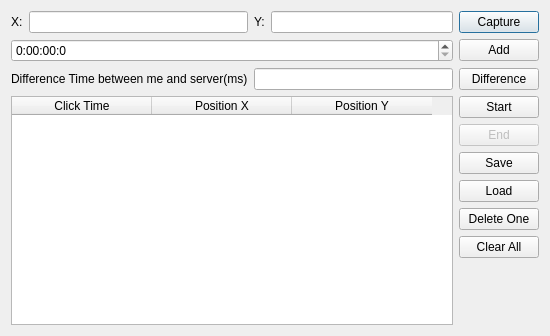
<?xml version="1.0" encoding="UTF-8"?>
<ui version="4.0">
 <class>Form</class>
 <widget class="QWidget" name="Form">
  <property name="geometry">
   <rect>
    <x>0</x>
    <y>0</y>
    <width>550</width>
    <height>336</height>
   </rect>
  </property>
  <property name="windowTitle">
   <string>AutoMouseClick</string>
  </property>
  <layout class="QGridLayout" name="gridLayout">
   <item row="3" column="0" colspan="2">
    <widget class="QLabel" name="label_3">
     <property name="text">
      <string>Difference Time between me and server(ms)</string>
     </property>
    </widget>
   </item>
   <item row="3" column="4">
    <widget class="QPushButton" name="pushButton_7">
     <property name="text">
      <string>Difference</string>
     </property>
    </widget>
   </item>
   <item row="3" column="2" colspan="2">
    <widget class="QLineEdit" name="lineEdit_3"/>
   </item>
   <item row="8" column="4">
    <widget class="QPushButton" name="pushButton_8">
     <property name="text">
      <string>Delete One</string>
     </property>
    </widget>
   </item>
   <item row="0" column="1">
    <widget class="QLineEdit" name="lineEdit"/>
   </item>
   <item row="2" column="4">
    <widget class="QPushButton" name="pushButton_2">
     <property name="text">
      <string>Add</string>
     </property>
    </widget>
   </item>
   <item row="0" column="3">
    <widget class="QLineEdit" name="lineEdit_2"/>
   </item>
   <item row="2" column="0" colspan="4">
    <widget class="QTimeEdit" name="timeEdit">
     <property name="displayFormat">
      <string>h:mm:ss:z</string>
     </property>
    </widget>
   </item>
   <item row="0" column="2">
    <widget class="QLabel" name="label_2">
     <property name="text">
      <string>Y:</string>
     </property>
    </widget>
   </item>
   <item row="4" column="0" rowspan="7" colspan="4">
    <widget class="QTableWidget" name="tableWidget">
     <attribute name="horizontalHeaderDefaultSectionSize">
      <number>140</number>
     </attribute>
     <column>
      <property name="text">
       <string>Click Time</string>
      </property>
     </column>
     <column>
      <property name="text">
       <string>Position X</string>
      </property>
     </column>
     <column>
      <property name="text">
       <string>Position Y</string>
      </property>
     </column>
    </widget>
   </item>
   <item row="5" column="4">
    <widget class="QPushButton" name="pushButton_4">
     <property name="enabled">
      <bool>false</bool>
     </property>
     <property name="text">
      <string>End</string>
     </property>
    </widget>
   </item>
   <item row="4" column="4">
    <widget class="QPushButton" name="pushButton_3">
     <property name="text">
      <string>Start</string>
     </property>
    </widget>
   </item>
   <item row="0" column="0">
    <widget class="QLabel" name="label">
     <property name="text">
      <string>X:</string>
     </property>
    </widget>
   </item>
   <item row="10" column="4">
    <spacer name="verticalSpacer">
     <property name="orientation">
      <enum>Qt::Vertical</enum>
     </property>
     <property name="sizeHint" stdset="0">
      <size>
       <width>20</width>
       <height>54</height>
      </size>
     </property>
    </spacer>
   </item>
   <item row="0" column="4">
    <widget class="QPushButton" name="pushButton">
     <property name="text">
      <string>Capture</string>
     </property>
     <property name="autoDefault">
      <bool>true</bool>
     </property>
     <property name="default">
      <bool>true</bool>
     </property>
    </widget>
   </item>
   <item row="7" column="4">
    <widget class="QPushButton" name="pushButton_6">
     <property name="text">
      <string>Load</string>
     </property>
    </widget>
   </item>
   <item row="6" column="4">
    <widget class="QPushButton" name="pushButton_5">
     <property name="text">
      <string>Save</string>
     </property>
    </widget>
   </item>
   <item row="9" column="4">
    <widget class="QPushButton" name="pushButton_9">
     <property name="text">
      <string>Clear All</string>
     </property>
    </widget>
   </item>
  </layout>
 </widget>
 <resources/>
 <connections/>
</ui>
